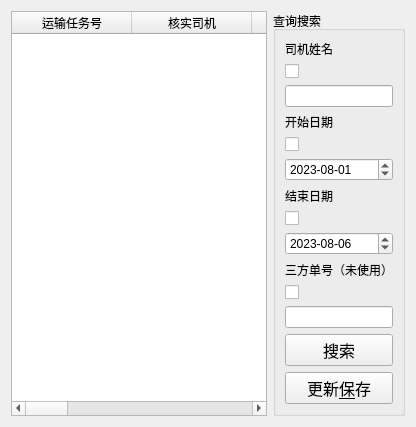
         <widget class="QWidget" name="page2_bill_edit">
          <layout class="QGridLayout" name="gridLayout_8">
           <item row="0" column="0">
            <widget class="QTableWidget" name="table_bill_edit">
             <property name="sizePolicy">
              <sizepolicy hsizetype="Expanding" vsizetype="Expanding">
               <horstretch>200</horstretch>
               <verstretch>0</verstretch>
              </sizepolicy>
             </property>
             <property name="acceptDrops">
              <bool>true</bool>
             </property>
             <property name="alternatingRowColors">
              <bool>true</bool>
             </property>
             <property name="selectionBehavior">
              <enum>QAbstractItemView::SelectRows</enum>
             </property>
             <property name="sortingEnabled">
              <bool>true</bool>
             </property>
             <attribute name="horizontalHeaderCascadingSectionResizes">
              <bool>false</bool>
             </attribute>
             <attribute name="horizontalHeaderDefaultSectionSize">
              <number>120</number>
             </attribute>
             <attribute name="verticalHeaderShowSortIndicator" stdset="0">
              <bool>true</bool>
             </attribute>
             <column>
              <property name="text">
               <string>运输任务号</string>
              </property>
             </column>
             <column>
              <property name="text">
               <string>核实司机</string>
              </property>
             </column>
             <column>
              <property name="text">
               <string>三方司机姓名</string>
              </property>
             </column>
             <column>
              <property name="text">
               <string>车牌号</string>
              </property>
             </column>
             <column>
              <property name="text">
               <string>始发网点</string>
              </property>
             </column>
             <column>
              <property name="text">
               <string>目的网点</string>
              </property>
             </column>
             <column>
              <property name="text">
               <string>金额</string>
              </property>
             </column>
             <column>
              <property name="text">
               <string>任务开始时间</string>
              </property>
             </column>
             <column>
              <property name="text">
               <string>任务结束时间</string>
              </property>
             </column>
             <column>
              <property name="text">
               <string>三方单号</string>
              </property>
             </column>
             <column>
              <property name="text">
               <string>备注</string>
              </property>
             </column>
            </widget>
           </item>
           <item row="0" column="1">
            <widget class="QGroupBox" name="groupBox">
             <property name="title">
              <string>查询搜索</string>
             </property>
             <property name="checkable">
              <bool>false</bool>
             </property>
             <layout class="QVBoxLayout" name="verticalLayout_3">
              <item>
               <widget class="QLabel" name="label_6">
                <property name="text">
                 <string>司机姓名</string>
                </property>
               </widget>
              </item>
              <item>
               <widget class="QCheckBox" name="cb_drivename">
                <property name="text">
                 <string/>
                </property>
               </widget>
              </item>
              <item>
               <widget class="QLineEdit" name="drivename"/>
              </item>
              <item>
               <widget class="QLabel" name="label_5">
                <property name="text">
                 <string>开始日期</string>
                </property>
               </widget>
              </item>
              <item>
               <widget class="QCheckBox" name="cb_startdate">
                <property name="text">
                 <string/>
                </property>
               </widget>
              </item>
              <item>
               <widget class="QDateEdit" name="startdate">
                <property name="accelerated">
                 <bool>true</bool>
                </property>
                <property name="correctionMode">
                 <enum>QAbstractSpinBox::CorrectToPreviousValue</enum>
                </property>
                <property name="maximumDate">
                 <date>
                  <year>2050</year>
                  <month>1</month>
                  <day>1</day>
                 </date>
                </property>
                <property name="minimumDate">
                 <date>
                  <year>2020</year>
                  <month>8</month>
                  <day>1</day>
                 </date>
                </property>
                <property name="displayFormat">
                 <string>yyyy-MM-dd</string>
                </property>
                <property name="calendarPopup">
                 <bool>false</bool>
                </property>
                <property name="date">
                 <date>
                  <year>2023</year>
                  <month>8</month>
                  <day>1</day>
                 </date>
                </property>
               </widget>
              </item>
              <item>
               <widget class="QLabel" name="label_3">
                <property name="text">
                 <string>结束日期</string>
                </property>
               </widget>
              </item>
              <item>
               <widget class="QCheckBox" name="cb_enddate">
                <property name="text">
                 <string/>
                </property>
               </widget>
              </item>
              <item>
               <widget class="QDateEdit" name="enddate">
                <property name="dateTime">
                 <datetime>
                  <hour>0</hour>
                  <minute>0</minute>
                  <second>0</second>
                  <year>2023</year>
                  <month>8</month>
                  <day>6</day>
                 </datetime>
                </property>
                <property name="minimumDate">
                 <date>
                  <year>2020</year>
                  <month>8</month>
                  <day>1</day>
                 </date>
                </property>
                <property name="currentSection">
                 <enum>QDateTimeEdit::YearSection</enum>
                </property>
                <property name="displayFormat">
                 <string>yyyy-MM-dd</string>
                </property>
                <property name="timeSpec">
                 <enum>Qt::UTC</enum>
                </property>
               </widget>
              </item>
              <item>
               <widget class="QLabel" name="label_7">
                <property name="text">
                 <string>三方单号（未使用）</string>
                </property>
               </widget>
              </item>
              <item>
               <widget class="QCheckBox" name="checkBox_5">
                <property name="text">
                 <string/>
                </property>
               </widget>
              </item>
              <item>
               <widget class="QLineEdit" name="lineEdit"/>
              </item>
              <item>
               <layout class="QVBoxLayout" name="verticalLayout_2">
                <item>
                 <widget class="QPushButton" name="btn_serach">
                  <property name="sizePolicy">
                   <sizepolicy hsizetype="Minimum" vsizetype="Maximum">
                    <horstretch>0</horstretch>
                    <verstretch>0</verstretch>
                   </sizepolicy>
                  </property>
                  <property name="font">
                   <font>
                    <pointsize>12</pointsize>
                   </font>
                  </property>
                  <property name="text">
                   <string>搜索</string>
                  </property>
                 </widget>
                </item>
                <item>
                 <widget class="QPushButton" name="btn_bill_update">
                  <property name="sizePolicy">
                   <sizepolicy hsizetype="Minimum" vsizetype="MinimumExpanding">
                    <horstretch>0</horstretch>
                    <verstretch>0</verstretch>
                   </sizepolicy>
                  </property>
                  <property name="font">
                   <font>
                    <pointsize>12</pointsize>
                   </font>
                  </property>
                  <property name="text">
                   <string>更新&amp;保存</string>
                  </property>
                 </widget>
                </item>
               </layout>
              </item>
             </layout>
             <zorder>cb_drivename</zorder>
             <zorder>label_3</zorder>
             <zorder>lineEdit</zorder>
             <zorder>startdate</zorder>
             <zorder>enddate</zorder>
             <zorder>cb_startdate</zorder>
             <zorder>cb_enddate</zorder>
             <zorder>drivename</zorder>
             <zorder>label_7</zorder>
             <zorder>checkBox_5</zorder>
             <zorder>label_6</zorder>
             <zorder>label_5</zorder>
            </widget>
           </item>
          </layout>
         </widget>
